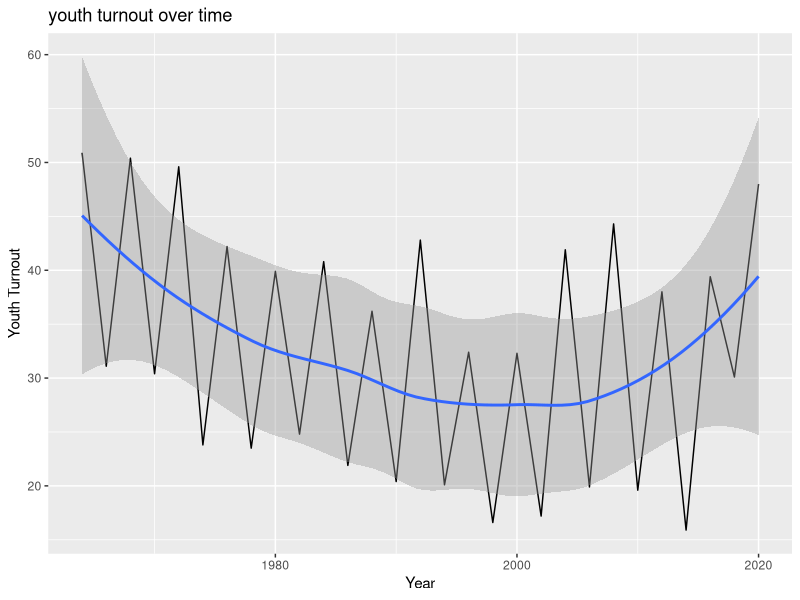
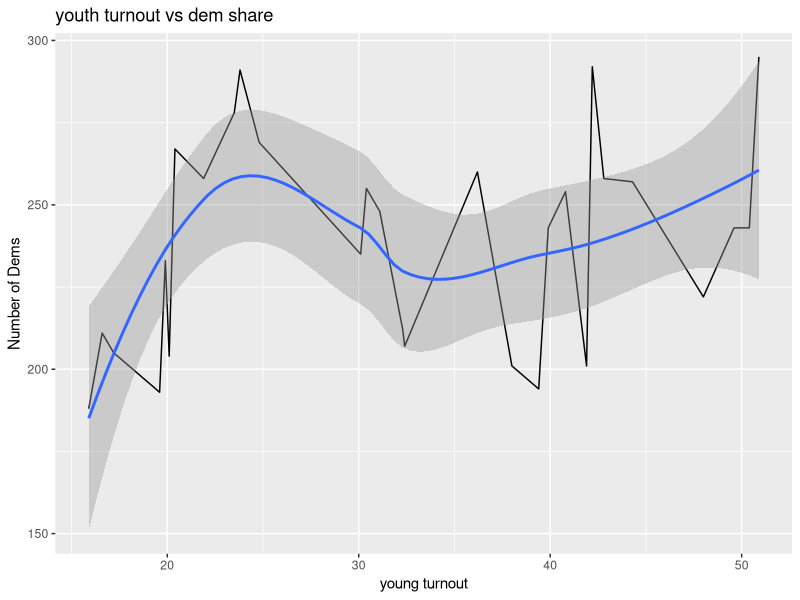
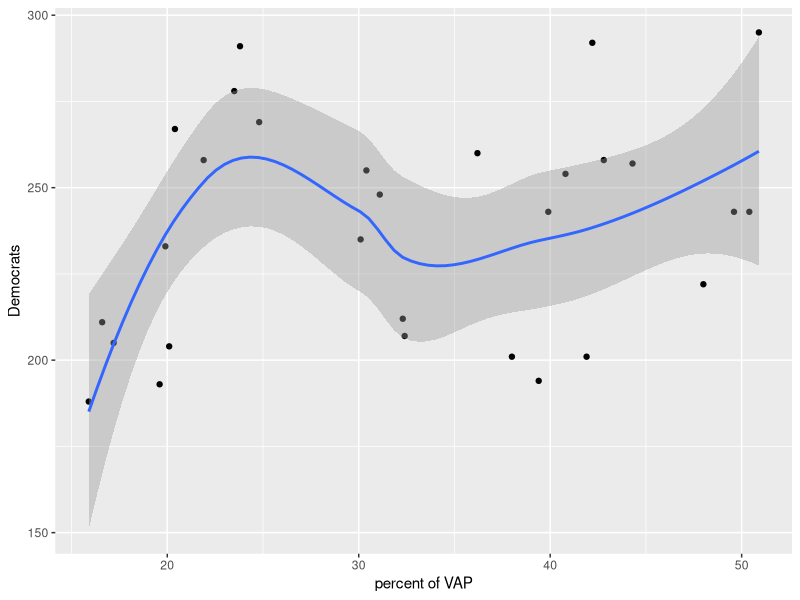

Source code (R) for these figures, in order: (Note: this script raises an error after producing the figures.)
## ---- chunk 1
library(tidyverse)
library(dplyr)
library(ggplot2)
turnout<- read_csv("TURNOUT.csv")
maj <- read_csv("CongMaj.csv")
young_turnout <- read_csv("18-24yrTurnout.csv")
turnout
maj
young_turnout
## ---- chunk 2
test1 <- young_turnout|>
  left_join(maj, by = "Election Year")
test1
  
## ---- chunk 3
Youth_Turnout_Time <- test1|> 
  ggplot(mapping= aes(x= `Election Year`, y = `percent of VAP`))+
  geom_line()+
  geom_smooth()+
  labs(x ="Year", y = "Youth Turnout", title = "youth turnout over time")
Youth_Turnout_Time 
  
## ---- chunk 4
Youth_Turnout_Prop <- test1|> 
  ggplot(mapping= aes(x= `percent of VAP`, y = `Democrats`))+
  geom_line()+
  geom_smooth()+
  labs(x ="young turnout", y = "Number of Dems", title = "youth turnout vs dem share")
Youth_Turnout_Prop
## ---- chunk 5
Young_TO_Prop_point<- test1|> 
  group_by(`Election Year`)|>
  ggplot(mapping= aes(x= `percent of VAP`, y = Democrats))+
  geom_point()+ 
  geom_smooth()
Young_TO_Prop_point
  
## ---- chunk 6
Young_TO_Prop_COL<- test1|> 
  mutate(percent_dems = (100*(Democrats/435)))|>
  group_by(`percent of VAP`, percent_dems)|>
  ggplot(mapping= aes(x= `Election Year`))+
  geom_col()
Young_TO_Prop_COL
## ---- chunk 7
Young_TO_Prop_point_perc<- test1|> 
  mutate(percent_dems = (100*(Democrats/435)))|>
  group_by(`Election Year`)|>
  ggplot(mapping= aes(x= `percent of VAP`, y = percent_dems))+
  geom_point()+ 
  geom_smooth()
Young_TO_Prop_point_perc
## ---- chunk 8
mult.fit <- lm(Democrats ~ `percent of VAP` + `Election Year`, data = test1)
mult.fit
## ---- chunk 9
vap.dems_fit<- lm(Democrats ~ `percent of VAP`, data =test1)
vap.dems_fit
